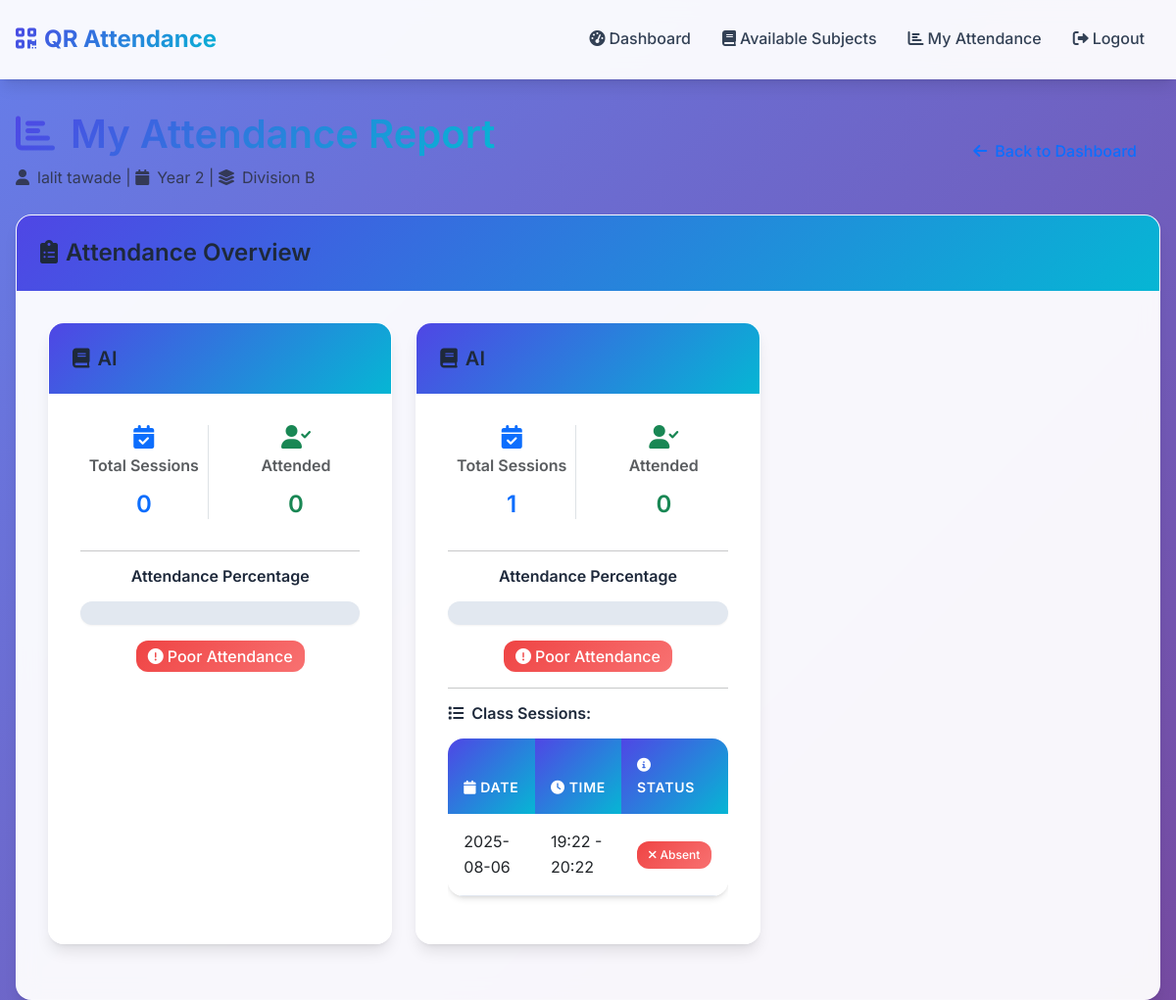
/student/attendance (signed in), run on the app's committed database.
### app/models/models.py (models this page shows, shortened)
class User(UserMixin, db.Model):
    id = db.Column(db.Integer, primary_key=True)
    email = db.Column(db.String(120), unique=True)
    registration_number = db.Column(db.String(20), unique=True)
    name = db.Column(db.String(100), nullable=False)
    password_hash = db.Column(db.String(200), nullable=False)
    role = db.Column(db.String(20), nullable=False)  # 'teacher' or 'student'
    year = db.Column(db.Integer)  # For students
    division = db.Column(db.String(10))  # For students
    created_at = db.Column(db.DateTime, default=datetime.utcnow)

class Subject(db.Model):
    id = db.Column(db.Integer, primary_key=True)
    name = db.Column(db.String(100), nullable=False)
    year = db.Column(db.Integer, nullable=False)
    division = db.Column(db.String(10), nullable=False)
    teacher_id = db.Column(db.Integer, db.ForeignKey('user.id'), nullable=False)
    created_at = db.Column(db.DateTime, default=datetime.utcnow)
    teacher = db.relationship('User', backref='subjects')

### app/routes/student.py (the view)
@student_bp.route('/student/attendance')
@student_required
def view_attendance():
    enrollments = Enrollment.query.filter_by(student_id=current_user.id).all()
    attendance_data = []
    for enrollment in enrollments:
        qr_codes = QRCode.query.filter_by(
            subject_id=enrollment.subject_id
        ).all()
        attendance_records = Attendance.query.filter_by(
            student_id=current_user.id,
            subject_id=enrollment.subject_id
        ).all()
        class_sessions = []
        for qr_code in qr_codes:
            attended = any(record.qr_code_id == qr_code.id for record in attendance_records)
            start_time = qr_code.class_start_time.strftime('%H:%M') if qr_code.class_start_time else 'N/A'
            end_time = qr_code.class_end_time.strftime('%H:%M') if qr_code.class_end_time else 'N/A'
            class_sessions.append({
                'date': qr_code.created_at.strftime('%Y-%m-%d'),
                'start_time': start_time,
                'end_time': end_time,
                'attended': attended,
                'status': 'Present' if attended else 'Absent'
            })
        total_sessions = len(qr_codes)
        attended_sessions = len([s for s in class_sessions if s['attended']])
        percentage = (attended_sessions / total_sessions * 100) if total_sessions > 0 else 0
        attendance_data.append({
            'subject': Subject.query.get(enrollment.subject_id),
            'total_sessions': total_sessions,
            'attended_sessions': attended_sessions,
            'percentage': round(percentage, 2),
            'class_sessions': class_sessions
        })
    return render_template('student/attendance.html', attendance_data=attendance_data)

### app/routes/student.py (called while the page is built)
def student_required(f):
    @wraps(f)
    @login_required
    def decorated_function(*args, **kwargs):
        if current_user.role != 'student':
            flash('Access denied.', 'error')
            return redirect(url_for('main.dashboard'))
        return f(*args, **kwargs)
    return decorated_function

### app/templates/student/attendance.html (shortened to what this page needs)
{% extends "base.html" %}
{% block content %}
<div class="row mb-4">
    <div class="col">
        <div class="d-flex justify-content-between align-items-center">
            <div>
                <h1 class="mb-2">
                    <i class="fas fa-chart-bar me-3"></i>My Attendance Report
                </h1>
                <p class="text-muted mb-0">
                    <i class="fas fa-user me-2"></i>{{ current_user.name }} |
                    <i class="fas fa-calendar me-2"></i>Year {{ current_user.year }} |
                    <i class="fas fa-layer-group me-2"></i>Division {{ current_user.division }}
                </p>
            </div>
            <div class="text-end">
                <a href="{{ url_for('student.dashboard') }}" class="btn btn-outline-primary">
                    <i class="fas fa-arrow-left me-2"></i>Back to Dashboard
                </a>
            </div>
        </div>
    </div>
</div>
<div class="row">
    <div class="col-12">
        <div class="card slide-in">
            <div class="card-header">
                <h4 class="card-title mb-0">
                    <i class="fas fa-clipboard-list me-2"></i>Attendance Overview
                </h4>
            </div>
            <div class="card-body">
                {% if attendance_data %}
                    <div class="row">
                        {% for data in attendance_data %}
                        <div class="col-md-6 col-lg-4 mb-4">
                            <div class="card h-100 slide-in" style="animation-delay: {{ loop.index * 0.1 }}s;">
                                <div class="card-header">
                                    <h5 class="card-title mb-0">
                                        <i class="fas fa-book me-2"></i>{{ data.subject.name }}
                                    </h5>
                                </div>
                                <div class="card-body">
                                    <div class="row text-center mb-3">
                                        <div class="col-6">
                                            <div class="border-end">
                                                <i class="fas fa-calendar-check text-primary mb-2" style="font-size: 1.5rem;"></i>
                                                <h6 class="text-muted">Total Sessions</h6>
                                                <h4 class="text-primary">{{ data.total_sessions }}</h4>
                                            </div>
                                        </div>
                                        <div class="col-6">
                                            <i class="fas fa-user-check text-success mb-2" style="font-size: 1.5rem;"></i>
                                            <h6 class="text-muted">Attended</h6>
                                            <h4 class="text-success">{{ data.attended_sessions }}</h4>
                                        </div>
                                    </div>
                                    <hr>
                                    <div class="text-center">
                                        <h6 class="mb-3">Attendance Percentage</h6>
                                        <div class="progress mb-3" style="height: 1.5rem;">
                                        </div>
                                        <div class="mb-3">
                                            {% if data.percentage >= 75 %}
                                                <span class="badge bg-success fs-6">
                                                    <i class="fas fa-thumbs-up me-1"></i>Excellent Attendance!
                                                </span>
                                            {% elif data.percentage >= 50 %}
                                                <span class="badge bg-warning fs-6">
                                                    <i class="fas fa-exclamation-triangle me-1"></i>Needs Improvement
                                                </span>
                                            {% else %}
                                                <span class="badge bg-danger fs-6">
                                                    <i class="fas fa-exclamation-circle me-1"></i>Poor Attendance
                                                </span>
                                            {% endif %}
                                        </div>
                                    </div>
                                    {% if data.class_sessions %}
                                    <hr>
                                    <h6 class="mb-3">
                                        <i class="fas fa-list me-2"></i>Class Sessions:
                                    </h6>
                                    <div class="table-responsive">
                                        <table class="table table-sm">
                                            <thead>
                                                <tr>
                                                    <th><i class="fas fa-calendar me-1"></i>Date</th>
                                                    <th><i class="fas fa-clock me-1"></i>Time</th>
                                                    <th><i class="fas fa-info-circle me-1"></i>Status</th>
                                                </tr>
                                            </thead>
                                            <tbody>
                                                {% for session in data.class_sessions %}
                                                <tr>
                                                    <td>{{ session.date }}</td>
                                                    <td>{{ session.start_time }} - {{ session.end_time }}</td>
                                                    <td>
                                                        {% if session.attended %}
                                                            <span class="badge bg-success">
                                                                <i class="fas fa-check me-1"></i>{{ session.status }}
                                                            </span>
                                                        {% else %}
                                                            <span class="badge bg-danger">
                                                                <i class="fas fa-times me-1"></i>{{ session.status }}
                                                            </span>
                                                        {% endif %}
                                                    </td>
                                                </tr>
                                                {% endfor %}
                                            </tbody>
                                        </table>
                                    </div>
                                    {% endif %}
                                </div>
                            </div>
                        </div>
                        {% endfor %}
                    </div>
                {% endif %}
            </div>
        </div>
    </div>
</div>
{% endblock %}

### app/static/css/style.css (style rules this page uses)
:root { --primary-color: #4f46e5; --primary-dark: #3730a3; --primary-light: #6366f1; --secondary-color: #06b6d4; --success-color: #10b981; --warning-color: #f59e0b; --danger-color: #ef4444; --info-color: #3b82f6; --dark-color: #1f2937; --light-color: #f8fafc; --gray-100: #f1f5f9; --gray-200: #e2e8f0; --gray-300: #cbd5e1; --gray-400: #94a3b8; --gray-500: #64748b; --gray-600: #475569; --gray-700: #334155; --gray-800: #1e293b; --gray-900: #0f172a; --border-radius: 12px; --border-radius-lg: 16px; --border-radius-xl: 20px; --shadow-sm: 0 1px 2px 0 rgb(0 0 0 / 0.05); --shadow: 0 1px 3px 0 rgb(0 0 0 / 0.1), 0 1px 2px -1px rgb(0 0 0 / 0.1); --shadow-md: 0 4px 6px -1px rgb(0 0 0 / 0.1), 0 2px 4px -2px rgb(0 0 0 / 0.1); --shadow-lg: 0 10px 15px -3px rgb(0 0 0 / 0.1), 0 4px 6px -4px rgb(0 0 0 / 0.1); --shadow-xl: 0 20px 25px -5px rgb(0 0 0 / 0.1), 0 8px 10px -6px rgb(0 0 0 / 0.1); --transition: all 0.3s cubic-bezier(0.4, 0, 0.2, 1); }
* { margin: 0; padding: 0; box-sizing: border-box; }
body { font-family: 'Inter', -apple-system, BlinkMacSystemFont, 'Segoe UI', Roboto, sans-serif; background: linear-gradient(135deg, #667eea 0%, #764ba2 100%); min-height: 100vh; color: var(--gray-800); line-height: 1.6; font-weight: 400; }
.card { background: rgba(255, 255, 255, 0.95); backdrop-filter: blur(10px); border: 1px solid rgba(255, 255, 255, 0.2); border-radius: var(--border-radius-lg); box-shadow: var(--shadow-lg); transition: var(--transition); overflow: hidden; }
.card-header { background: linear-gradient(135deg, var(--primary-color), var(--secondary-color)); color: white; border: none; padding: 1.5rem; font-weight: 600; font-size: 1.1rem; }
.card-body { padding: 2rem; }
.card-title { color: var(--gray-800); font-weight: 600; margin-bottom: 1rem; }
.btn { border-radius: var(--border-radius); font-weight: 500; padding: 0.75rem 1.5rem; transition: var(--transition); border: none; position: relative; overflow: hidden; }
.btn::before { content: ''; position: absolute; top: 0; left: -100%; width: 100%; height: 100%; background: linear-gradient(90deg, transparent, rgba(255, 255, 255, 0.2), transparent); transition: left 0.5s; }
.table { background: rgba(255, 255, 255, 0.95); backdrop-filter: blur(10px); border-radius: var(--border-radius-lg); overflow: hidden; box-shadow: var(--shadow-md); }
.table th { background: linear-gradient(135deg, var(--primary-color), var(--secondary-color)); color: white; font-weight: 600; border: none; padding: 1rem; text-transform: uppercase; font-size: 0.875rem; letter-spacing: 0.05em; }
.table td { padding: 1rem; border-bottom: 1px solid var(--gray-200); vertical-align: middle; }
.table tbody tr { transition: var(--transition); }
.progress { height: 1.5rem; border-radius: var(--border-radius); background: var(--gray-200); overflow: hidden; box-shadow: var(--shadow-sm); }
.badge { font-weight: 500; padding: 0.5rem 0.75rem; border-radius: var(--border-radius); }
.badge.bg-danger { background: linear-gradient(135deg, var(--danger-color), #f87171) !important; }
h1, h2, h3, h4, h5, h6 { font-weight: 600; color: var(--gray-800); margin-bottom: 1rem; }
h1 { font-size: 2.5rem; background: linear-gradient(135deg, var(--primary-color), var(--secondary-color)); -webkit-background-clip: text; -webkit-text-fill-color: transparent; background-clip: text; }
h4 { font-size: 1.5rem; }
a { color: var(--primary-color); text-decoration: none; transition: var(--transition); }
.slide-in { animation: slideIn 0.5s ease-out; }

### data on the page
User: name "lalit tawade", year "2", division "B"
Subject: subject.name "AI"
Subject: subject.name "AI"

### other printed values
{{ data.total_sessions }} "0" "1"
{{ data.attended_sessions }} "0" "0"
{{ session.date }} "2025-08-06"
{{ session.start_time }} "19:22"
{{ session.end_time }} "20:22"
{{ session.status }} "Absent"
